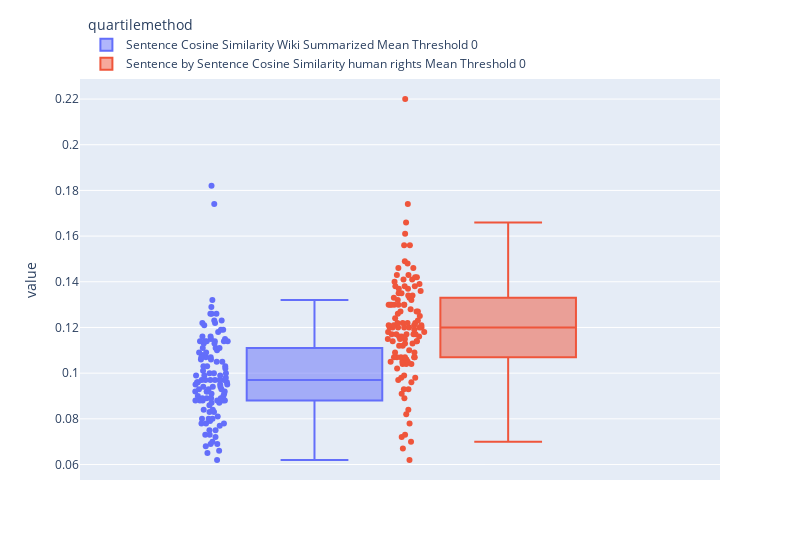

The notebook cell saved with this chart:
### Code cell
result_human_rights_sentence_sim_melt = result_human_rights_sentence_sim.melt(var_name="quartilemethod")
fig = px.box(result_human_rights_sentence_sim_melt, y="value", points="all", color = "quartilemethod")
fig.update_layout(legend=dict(
    yanchor="bottom",
    y=1,
    xanchor="left",
    x=0.01
), width=800)
fig.show()

### Figure 1 — Plotly figure (JSON) as saved in the notebook; plotly's stock layout.template omitted (floating-point values rounded to 4 significant figures)
{"data": [{"alignmentgroup": "True", "boxpoints": "all", "hovertemplate": "quartilemethod=Sentence Cosine Similarity Wiki Summarized Mean Threshold 0<br>value=%{y}<extra></extra>", "legendgroup": "Sentence Cosine Similarity Wiki Summarized Mean Threshold 0", "marker": {"color": "#636efa"}, "name": "Sentence Cosine Similarity Wiki Summarized Mean Threshold 0", "notched": false, "offsetgroup": "Sentence Cosine Similarity Wiki Summarized Mean Threshold 0", "orientation": "v", "showlegend": true, "type": "box", "x0": " ", "xaxis": "x", "y": [0.09, 0.099, 0.101, 0.088, 0.098, 0.119, 0.092, 0.106, 0.129, 0.099, 0.118, 0.08, 0.089, 0.088, 0.081, 0.091, 0.089, 0.083, 0.122, 0.086, 0.114, 0.097, 0.107, 0.105, 0.114, 0.092, 0.11, 0.083, 0.111, 0.114, 0.072, 0.075, 0.096, 0.097, 0.078, 0.174, 0.093, 0.116, 0.103, 0.069, 0.097, 0.122, 0.182, 0.126, 0.084, 0.102, 0.073, 0.114, 0.094, 0.1, 0.09, 0.07, 0.109, 0.126, 0.08, 0.113, 0.095, 0.075, 0.078, 0.103, 0.132, 0.111, 0.095, 0.113, 0.089, 0.115, 0.094, 0.1, 0.109, 0.114, 0.116, 0.105, 0.094, 0.093, 0.093, 0.123, 0.089, 0.088, 0.106, 0.111, 0.062, 0.088, 0.068, 0.091, 0.087, 0.126, 0.097, 0.092, 0.092, 0.095, 0.099, 0.096, 0.103, 0.084, 0.119, 0.065, 0.121, 0.123, 0.115, 0.114, 0.08, 0.107, 0.077, 0.097, 0.108, 0.1, 0.096, 0.069, 0.066, 0.107, 0.088, 0.097, 0.088, 0.078, 0.087, 0.073, 0.079], "y0": " ", "yaxis": "y"}, {"alignmentgroup": "True", "boxpoints": "all", "hovertemplate": "quartilemethod=Sentence by Sentence Cosine Similarity human rights Mean Threshold 0<br>value=%{y}<extra></extra>", "legendgroup": "Sentence by Sentence Cosine Similarity human rights Mean Threshold 0", "marker": {"color": "#EF553B"}, "name": "Sentence by Sentence Cosine Similarity human rights Mean Threshold 0", "notched": false, "offsetgroup": "Sentence by Sentence Cosine Similarity human rights Mean Threshold 0", "orientation": "v", "showlegend": true, "type": "box", "x0": " ", "xaxis": "x", "y": [0.099, 0.098, 0.117, 0.112, 0.142, 0.119, 0.117, 0.14, 0.146, 0.11, 0.114, 0.113, 0.107, 0.127, 0.12, 0.107, 0.118, 0.109, 0.109, 0.107, 0.138, 0.122, 0.117, 0.135, 0.13, 0.137, 0.121, 0.116, 0.104, 0.149, 0.093, 0.07, 0.135, 0.084, 0.096, 0.22, 0.104, 0.122, 0.093, 0.105, 0.117, 0.148, 0.174, 0.156, 0.089, 0.097, 0.073, 0.133, 0.143, 0.127, 0.114, 0.12, 0.13, 0.13, 0.123, 0.13, 0.122, 0.121, 0.121, 0.12, 0.134, 0.118, 0.104, 0.12, 0.115, 0.122, 0.121, 0.126, 0.106, 0.116, 0.13, 0.132, 0.107, 0.105, 0.13, 0.133, 0.12, 0.141, 0.115, 0.128, 0.142, 0.136, 0.082, 0.105, 0.139, 0.124, 0.156, 0.137, 0.115, 0.146, 0.166, 0.138, 0.141, 0.127, 0.117, 0.107, 0.13, 0.114, 0.143, 0.125, 0.12, 0.072, 0.098, 0.107, 0.134, 0.091, 0.161, 0.132, 0.078, 0.12, 0.062, 0.116, 0.113, 0.112, 0.138, 0.102, 0.067], "y0": " ", "yaxis": "y"}], "layout": {"boxmode": "group", "legend": {"title": {"text": "quartilemethod"}, "tracegroupgap": 0, "x": 0.01, "xanchor": "left", "y": 1, "yanchor": "bottom"}, "margin": {"t": 60}, "width": 800, "xaxis": {"anchor": "y", "domain": [0, 1]}, "yaxis": {"anchor": "x", "domain": [0, 1], "title": {"text": "value"}}}}
